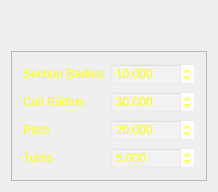
<?xml version="1.0" encoding="UTF-8"?>
<ui version="4.0">
 <class>SpringEditor</class>
 <widget class="QWidget" name="SpringEditor">
  <property name="geometry">
   <rect>
    <x>0</x>
    <y>0</y>
    <width>218</width>
    <height>192</height>
   </rect>
  </property>
  <property name="windowTitle">
   <string>SpringEditor</string>
  </property>
  <layout class="QGridLayout" name="gridLayout_2">
   <item row="0" column="0">
    <layout class="QVBoxLayout" name="verticalLayout">
     <item>
      <spacer name="verticalSpacer">
       <property name="orientation">
        <enum>Qt::Vertical</enum>
       </property>
       <property name="sizeHint" stdset="0">
        <size>
         <width>20</width>
         <height>40</height>
        </size>
       </property>
      </spacer>
     </item>
     <item>
      <widget class="QFrame" name="frame">
       <property name="frameShape">
        <enum>QFrame::StyledPanel</enum>
       </property>
       <property name="frameShadow">
        <enum>QFrame::Raised</enum>
       </property>
       <layout class="QGridLayout" name="gridLayout">
        <item row="0" column="0">
         <widget class="QLabel" name="label">
          <property name="styleSheet">
           <string notr="true">color:rgb(255, 255, 0)</string>
          </property>
          <property name="text">
           <string>Section Radius</string>
          </property>
         </widget>
        </item>
        <item row="0" column="1">
         <widget class="QDoubleSpinBox" name="doubleSpinBoxSecRad">
          <property name="styleSheet">
           <string notr="true">color:rgb(255,255,0);
background-color: rgba(255, 255, 255, 10%);</string>
          </property>
          <property name="decimals">
           <number>3</number>
          </property>
          <property name="minimum">
           <double>0.001000000000000</double>
          </property>
          <property name="maximum">
           <double>99999.000000000000000</double>
          </property>
          <property name="singleStep">
           <double>0.100000000000000</double>
          </property>
          <property name="value">
           <double>10.000000000000000</double>
          </property>
         </widget>
        </item>
        <item row="1" column="0">
         <widget class="QLabel" name="label_2">
          <property name="styleSheet">
           <string notr="true">color:rgb(255, 255, 0)</string>
          </property>
          <property name="text">
           <string>Coil Radius</string>
          </property>
         </widget>
        </item>
        <item row="1" column="1">
         <widget class="QDoubleSpinBox" name="doubleSpinBoxCoilRad">
          <property name="styleSheet">
           <string notr="true">color:rgb(255,255,0);
background-color: rgba(255, 255, 255, 10%);</string>
          </property>
          <property name="decimals">
           <number>3</number>
          </property>
          <property name="minimum">
           <double>0.001000000000000</double>
          </property>
          <property name="maximum">
           <double>99999.000000000000000</double>
          </property>
          <property name="singleStep">
           <double>0.100000000000000</double>
          </property>
          <property name="value">
           <double>30.000000000000000</double>
          </property>
         </widget>
        </item>
        <item row="2" column="0">
         <widget class="QLabel" name="label_3">
          <property name="styleSheet">
           <string notr="true">color:rgb(255, 255, 0)</string>
          </property>
          <property name="text">
           <string>Pitch</string>
          </property>
         </widget>
        </item>
        <item row="2" column="1">
         <widget class="QDoubleSpinBox" name="doubleSpinBoxPitch">
          <property name="styleSheet">
           <string notr="true">color:rgb(255,255,0);
background-color: rgba(255, 255, 255, 10%);</string>
          </property>
          <property name="decimals">
           <number>3</number>
          </property>
          <property name="minimum">
           <double>0.001000000000000</double>
          </property>
          <property name="maximum">
           <double>99999.000000000000000</double>
          </property>
          <property name="singleStep">
           <double>0.100000000000000</double>
          </property>
          <property name="value">
           <double>20.000000000000000</double>
          </property>
         </widget>
        </item>
        <item row="3" column="0">
         <widget class="QLabel" name="label_4">
          <property name="styleSheet">
           <string notr="true">color:rgb(255, 255, 0)</string>
          </property>
          <property name="text">
           <string>Turns</string>
          </property>
         </widget>
        </item>
        <item row="3" column="1">
         <widget class="QDoubleSpinBox" name="doubleSpinBoxTurns">
          <property name="styleSheet">
           <string notr="true">color:rgb(255,255,0);
background-color: rgba(255, 255, 255, 10%);</string>
          </property>
          <property name="decimals">
           <number>3</number>
          </property>
          <property name="minimum">
           <double>0.001000000000000</double>
          </property>
          <property name="maximum">
           <double>99999.000000000000000</double>
          </property>
          <property name="singleStep">
           <double>0.100000000000000</double>
          </property>
          <property name="value">
           <double>5.000000000000000</double>
          </property>
         </widget>
        </item>
       </layout>
      </widget>
     </item>
    </layout>
   </item>
  </layout>
 </widget>
 <layoutdefault spacing="6" margin="11"/>
 <resources/>
 <connections/>
</ui>
